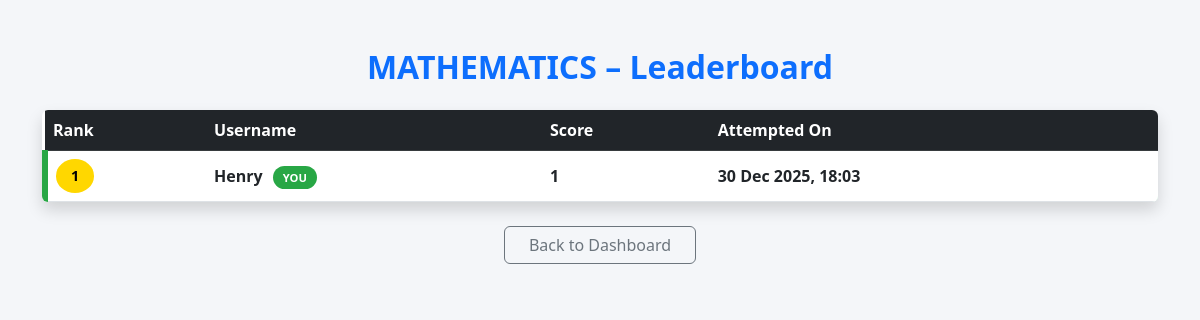
/leaderboard/1/1 (signed in), run on an earlier commit of the app's database.
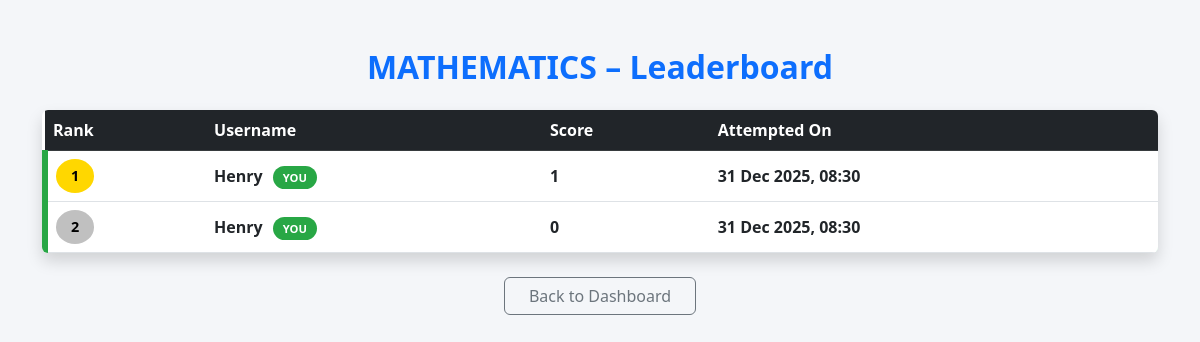
And on a later commit of the database.
### app.py (models this page shows)
class QuizAttempt(db.Model):
    id = db.Column(db.Integer, primary_key=True)
    user_id = db.Column(db.Integer, db.ForeignKey('user.id'), nullable=False)
    quiz_id = db.Column(db.Integer, db.ForeignKey('quiz.id'), nullable=False)
    chapter_id = db.Column(db.Integer, db.ForeignKey('chapter.id'), nullable=True)
    score = db.Column(db.Integer, nullable=True)
    answers = db.Column(db.Text, nullable=True)
    timestamp = db.Column(db.DateTime, default=datetime.utcnow)
    user = db.relationship('User', backref='quiz_attempts')
    quiz = db.relationship('Quiz', backref='attempts')
    chapter = db.relationship('Chapter', backref='attempts')

class User(db.Model):
    id = db.Column(db.Integer, primary_key=True)
    username = db.Column(db.String(50), nullable=False, unique=True)
    password = db.Column(db.String(255), nullable=False)  # Changed from Integer to String
    fullname = db.Column(db.String(50), nullable=False)
    dob = db.Column(db.Date, nullable=False)
    created_at = db.Column(db.DateTime, default=datetime.utcnow)

### app.py (the view)
@app.route('/leaderboard/<int:quiz_id>/<int:chapter_id>')
@login_required
def leaderboard(quiz_id, chapter_id):
    quiz = Quiz.query.get_or_404(quiz_id)
    chapter = Chapter.query.get_or_404(chapter_id)
    top_attempts = QuizAttempt.query.filter_by(
        quiz_id=quiz_id,
        chapter_id=chapter_id
    ).order_by(
        QuizAttempt.score.desc(),
        QuizAttempt.timestamp.asc()
    ).limit(10).all()
    current_user_id = session.get('user_id')
    return render_template(
        'leaderboard.html',
        quiz=quiz,
        chapter=chapter,
        top_attempts=top_attempts,
        current_user_id=current_user_id
    )

### app.py (called while the page is built)
def login_required(f):
    @wraps(f)
    def decorated_function(*args, **kwargs):
        if 'user_id' not in session:
            flash('Please log in to access this page.', 'warning')
            return redirect(url_for('user_login'))
        return f(*args, **kwargs)
    return decorated_function

### templates/leaderboard.html (shortened to what this page needs)
<!DOCTYPE html>
<html lang="en">
<head>
    <link href="https://cdn.jsdelivr.net/npm/bootstrap@5.3.0/dist/css/bootstrap.min.css" rel="stylesheet">
</head>
<body>
<div class="container py-5">
    <h2 class="text-center mb-4 text-primary fw-bold">
        {{ quiz.title }} – Leaderboard
    </h2>
    <div class="table-responsive shadow rounded bg-white">
        <table class="table table-hover align-middle mb-0">
            <thead class="table-dark">
                <tr>
                    <th>Rank</th>
                    <th>Username</th>
                    <th>Score</th>
                    <th>Attempted On</th>
                </tr>
            </thead>
            <tbody>
            {% for attempt in top_attempts %}
                <tr class="{% if attempt.user_id == current_user_id %}my-rank{% endif %}">
                    <td>
                        <span class="rank-badge
                            {% if loop.index == 1 %}top-rank-1
                            {% elif loop.index == 2 %}top-rank-2
                            {% elif loop.index == 3 %}top-rank-3
                            {% else %}bg-primary text-white{% endif %}">
                            {{ loop.index }}
                        </span>
                    </td>
                    <td>
                        {{ attempt.user.username }}
                        {% if attempt.user_id == current_user_id %}
                            <span class="you-badge">YOU</span>
                        {% endif %}
                    </td>
                    <td class="fw-bold">{{ attempt.score }}</td>
                    <td>{{ attempt.timestamp.strftime("%d %b %Y, %H:%M") }}</td>
                </tr>
            {% else %}
                <tr>
                    <td colspan="4" class="text-center text-muted py-4">
                        No attempts yet
                    </td>
                </tr>
            {% endfor %}
            </tbody>
        </table>
    </div>
    <div class="text-center mt-4">
        <a href="/user/dashboard" class="btn btn-outline-secondary px-4">
            Back to Dashboard
        </a>
    </div>
</div>
</body>
</html>

What changed in the data, as far as the page shows it:
changed QuizAttempt (number 1 of 2 on the later page): timestamp "30 Dec 2025, 18:03" → "31 Dec 2025, 08:30"
added QuizAttempt: user.username "Henry", shows "YOU", score "0", timestamp "31 Dec 2025, 08:30"
